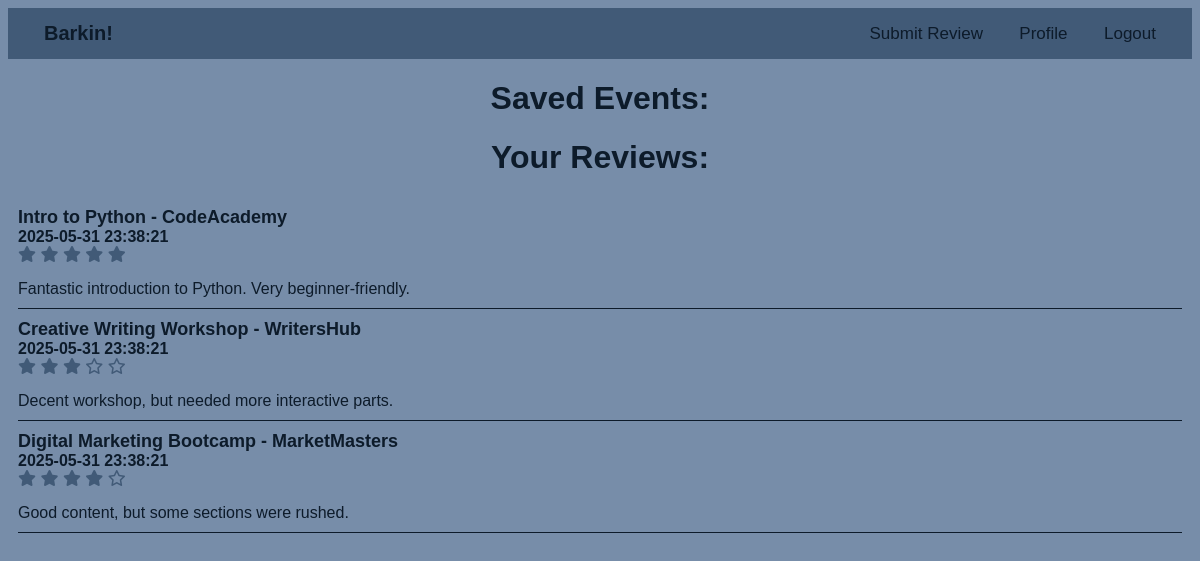
Page /profile (signed in) on the committed database.
### tables this page shows
CREATE TABLE Review (
    ID INTEGER PRIMARY KEY AUTOINCREMENT,
    UserID INTEGER NOT NULL,
    EventName VARCHAR(32) NOT NULL,
    EventOrganization VARCHAR(50) NOT NULL,
    Rating INTEGER NOT NULL CHECK (Rating >= 1 AND Rating <= 5),
    PublishedAt TIMESTAMP DEFAULT CURRENT_TIMESTAMP,
    Comments VARCHAR(500) NOT NULL,
    FOREIGN KEY (UserID) REFERENCES User(ID),
    FOREIGN KEY (EventName, EventOrganization) REFERENCES Event(Name, Organization)
);

### barkin_site/view.py (the view, shortened to what this page needs)
@bp.route('/profile', methods=['GET', 'POST'])
def profile():
    logged_in = 'user_id' in session
    if not logged_in:
        return redirect(url_for("auth.login"))
    db = get_db()
    saved_events = db.execute(
        """
        SELECT SavedEvents.UserID, SavedEvents.EventName, SavedEvents.EventOrganization, Event.Info
        FROM SavedEvents
        JOIN Event ON SavedEvents.EventName = Event.Name AND SavedEvents.EventOrganization = Event.Organization
        WHERE SavedEvents.UserID = ?
        ORDER BY SavedEvents.EventName ASC
        """,
        (session['user_id'],)
    ).fetchall()
    user_reviews = db.execute("SELECT * FROM Review WHERE UserID = ? ORDER BY PublishedAt DESC",
                              (session['user_id'],)
                              ).fetchall()
    return render_template("view/profile.html", saved_events=saved_events, user_reviews=user_reviews, logged_in=logged_in)

### barkin_site/db.py (called while the page is built)
def get_db():
    if 'db' not in g:
        g.db = sqlite3.connect(
            current_app.config['DATABASE'],
            detect_types=sqlite3.PARSE_DECLTYPES
        )
        g.db.row_factory = sqlite3.Row
    return g.db

### barkin_site/templates/view/profile.html (shortened to what this page needs)
<!DOCTYPE html>
<html lang="en">
<head>
    <link rel="stylesheet" href="{{ url_for('static', filename='style.css') }}">
    <link rel="stylesheet" href="https://cdnjs.cloudflare.com/ajax/libs/font-awesome/6.7.2/css/all.min.css">
</head>
<body>
<div class="navbar">
    <a class="logo" style="font-size: 20px; text-decoration:none" href="/"><strong>Barkin!</strong></a>
    <div class="items">
        {% if logged_in %}
            <a href="/reviewform">Submit Review</a>
            <a href="/profile">Profile</a>
            <a href="/auth/logout">Logout</a>
        {% else %}
            <a href="/auth/login">Login</a>
        {% endif %}
    </div>
</div>
<h1>Saved Events:</h1>
<h1>Your Reviews:</h1>
{% for user_review in user_reviews %}
    <div class="evententry" style="margin: 0 10px">
        <strong style="font-size:18px;">{{ user_review['EventName'] }} - {{ user_review['EventOrganization'] }}</strong><br>
      <strong>{{ user_review['PublishedAt'] }}</strong>
        <div>
            {% set full_stars = user_review['Rating']|int %}
            {% set half_star = 1 if (user_review['Rating'] - full_stars) >= 0.5 else 0 %}
            {% set empty_stars = 5 - full_stars - half_star %}
            {% for _ in range(full_stars) %}
                <i class="fa-solid fa-star" style="color: #415a77;"></i>
            {% endfor %}
            {% for _ in range(empty_stars) %}
                <i class="fa-regular fa-star" style="color: #415a77;"></i>
            {% endfor %}
        </div>
        {{ user_review['Comments'] }}
    </div>
    {% endfor %}
</body>
</html>

### barkin_site/static/style.css (style rules this page uses)
html { font-family: Verdana, sans-serif; background: #778da9; }
h1 { text-align: center; color: #0d1b2a; }
h2, h3, h4, h5, h6, strong, body, a { color: #0d1b2a; }
.evententry { border-bottom: 1.5px solid #0d1b2a; padding: 10px 0; }
.navbar { display: flex; justify-content: space-between; align-items: center; background-color: #415a77; padding: 0px 20px; color: #e0e1dd; }
.navbar a { color: #0d1b2a;; text-align: center; padding: 14px 16px; text-decoration: none; font-size: 17px; }

### rows in the picture
Review: EventName "Intro to Python", EventOrganization "CodeAcademy", PublishedAt "2025-05-31 23:38:21", Comments "Fantastic introduction to Python. Very beginner-friendly."
Review: EventName "Creative Writing Workshop", EventOrganization "WritersHub", PublishedAt "2025-05-31 23:38:21", Comments "Decent workshop, but needed more interactive parts."
Review: EventName "Digital Marketing Bootcamp", EventOrganization "MarketMasters", PublishedAt "2025-05-31 23:38:21", Comments "Good content, but some sections were rushed."
